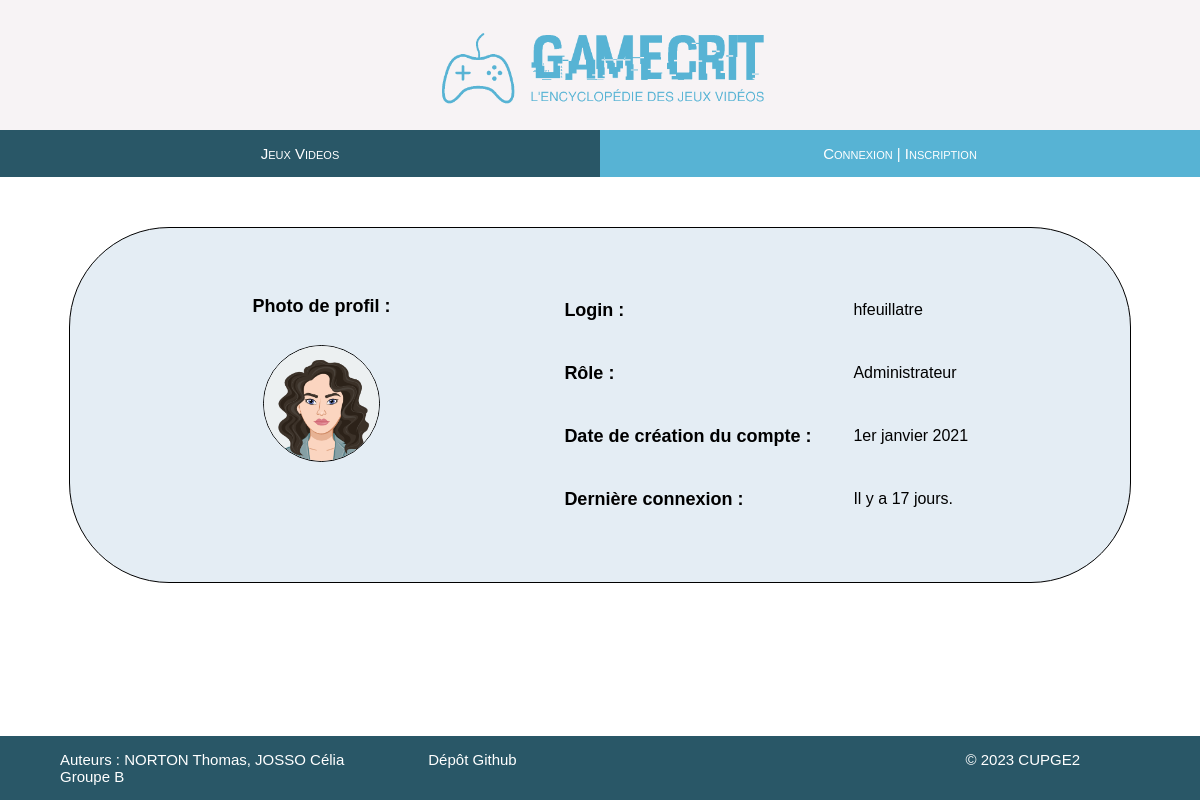
The page /profilPublic.php?numero=3 on the database as committed earlier.
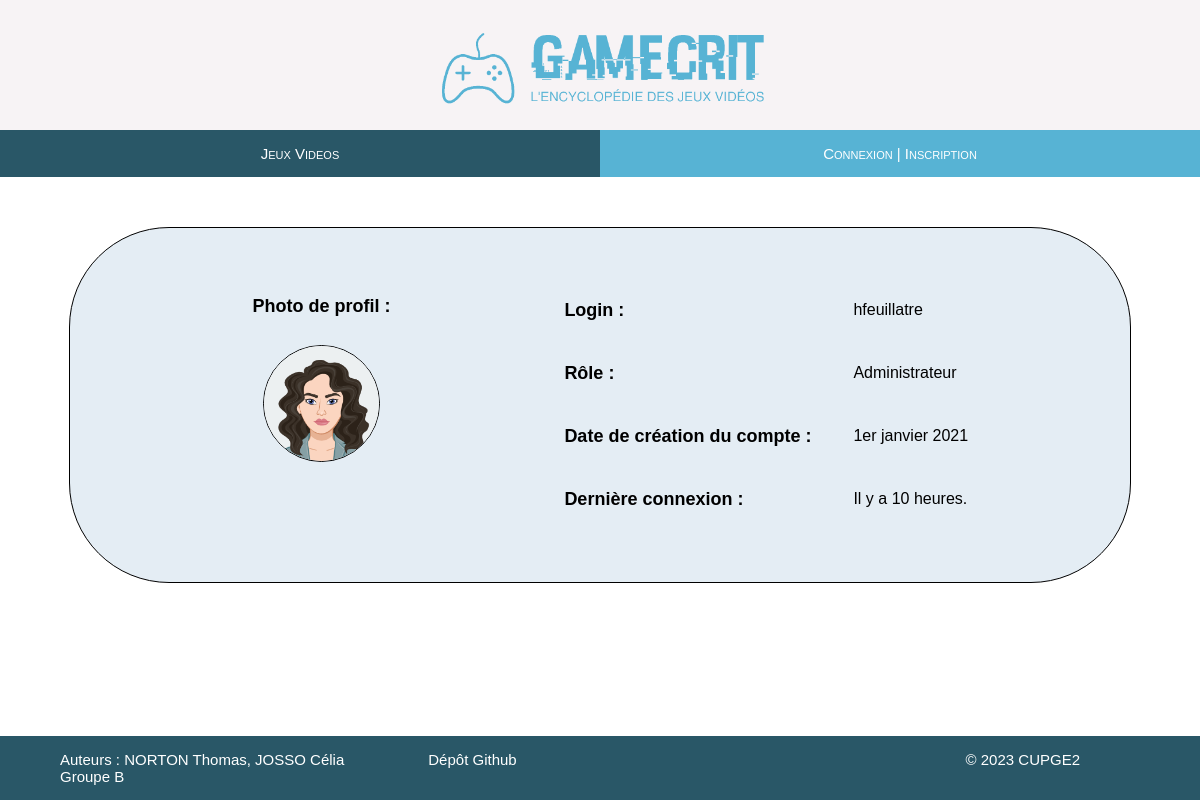
The same page on the database as committed later.
### tables this page shows
CREATE TABLE Utilisateur (
  id_Utilisateur INT AUTO_INCREMENT,
  login_Utilisateur VARCHAR(50),
  password_Utilisateur VARCHAR(50),
  photoProfil_Utilisateur VARCHAR(50),
  nom_Utilisateur VARCHAR(50),
  prenom_Utilisateur VARCHAR(50),
  mail_Utilisateur VARCHAR(50),
  dateNaissance_Utilisateur DATE,
  dateCreation_Utilisateur DATE,
  dateConnexion_Utilisateur DATETIME,
  id_Role INT,
  PRIMARY KEY (id_Utilisateur),
  FOREIGN KEY (id_Role) REFERENCES Role(id_Role)
);

CREATE TABLE Role (
  id_Role INT AUTO_INCREMENT,
  nom_Role VARCHAR(50),
  PRIMARY KEY (id_Role)
);

### php/functions-DB.php (called while the page is built, shortened)
<?php
function readDB($mysqli, $sql_input)
{
	$query_output = mysqli_query($mysqli, $sql_input);
	return $query_output->fetch_all(MYSQLI_ASSOC);
}
?>

### php/functions_query.php (called while the page is built, shortened)
<?php
function getUserPrivateInformations($my_sqli, $id_user) {
    $sql_input = "SELECT * FROM Utilisateur WHERE id_Utilisateur = $id_user";
    $sql_input_res = readDB($my_sqli, $sql_input);
    return $sql_input_res;
}
function Duration($date) {
    $date = new DateTime($date);
    $today = new DateTime(date('Y-m-d H:i'));
    $interval = $date->diff($today);
    $min = $interval->format('%i');
    $hours = $interval->format('%h');
    $days = $interval->format('%a');
    $months = $interval->format('%m');
    $years = $interval->format('%y');
    if ($years == 0) {
        if ($months == 0) {
            if ($days == 0) {
                if ($hours == 0) {
                    if ($min == 0) {
                        $expr = "moins d'une minute.";
                    }
                    else {
                        if ($min == 1) {
                            $expr = "1 minute.";
                        }
                        else {
                            $expr = "$min minutes.";
                        }
                    }
                }
                else {
                    if ($hours == 1) {
                        $expr = "1 heure.";
                    }
                    else {
                        $expr = "$hours heures.";
                    }
                }
            }
            else {
                if ($days == 1) {
                    $expr = "1 jour.";
                }
                else {
                    $expr = "$days jours.";
                }
            }
        }
        else {
            $expr = "$months mois.";
        }
    }
    return $expr;
}
function writeDate($date) {
    $date = date_create($date);
    $days = $date->format('j');
    $months = $date->format('m');
    $years = $date->format('y');
    if ($years < 50) {
        $years = "20$years";
    }
    else {
        $years = "19$years";
    }
    $months_list = Array('janvier', 'février', 'mars', 'avril', 'mai', 'juin', 'juillet', 'août', 'septembre', 'octobre', 'novembre', 'décembre');
    $months = $months_list[$months-1];
    if ($days == 1) {
        return "$days". "er " . "$months $years";
    }
    else {
        return "$days $months $years";
    }
}
function recupRole($my_sqli, $id_role) {
    $sql_input = "SELECT nom_Role FROM Role WHERE id_Role=$id_role";
    $sql_input_res = readDB($my_sqli, $sql_input);
    $role = $sql_input_res[0]["nom_Role"];
    return $role;
}
?>

### php/functions_structure.php (the view, shortened to what this page needs)
<?php
include_once("./php/functions-DB.php");
include_once("./php/functions_query.php");
function displayUserPublicInformations($my_sqli, $tab) {
    $login = $tab[0]["login_Utilisateur"];
    $pp = $tab[0]["photoProfil_Utilisateur"];
    $creation = $tab[0]["dateCreation_Utilisateur"];
    $connexion = $tab[0]["dateConnexion_Utilisateur"];
    $id_role = $tab[0]["id_Role"];
    $duree = Duration($connexion);
    $creation = writeDate($creation);
    $role = recupRole($my_sqli, $id_role);
    echo "<div class='box-page-prive'>";
        echo "<div class='flex-content'>";
        echo "<div class='left-column'>";
            echo "<p class='table-title'>Photo de profil :</p>";
            echo "<img class='pp' src='$pp'>";
        echo "</div>";
        echo "<div class='right-column'>";
            echo "<table>";
                echo "<tr>";
                    echo "<td class='table-title'>Login :</td>";
                    echo "<td>$login</td>";
                echo "</tr>";
                echo "<tr>";
                    echo "<td class='table-title'>Rôle :</td>";
                    echo "<td>$role</td>";
                echo "</tr>";
                echo "<tr>";
                    echo "<td class='table-title'>Date de création du compte :</td>";
                    echo "<td>$creation</td>";
                echo "</tr>";
                echo "<tr>";
                    echo "<td class='table-title'>Dernière connexion :</td>";
                    echo "<td>Il y a $duree</td>";
                echo "</tr>";
            echo "</table>";
            echo "</div>";
        echo "</div>";
    echo "</div>";
    echo "<br><br><br><br><br><br><br><br><br><br>";
}
?>

Rows that differ between the two databases and show on the page:
changed utilisateur "hfeuillatre": dateConnexion_Utilisateur "17 jours." → "10 heures."
